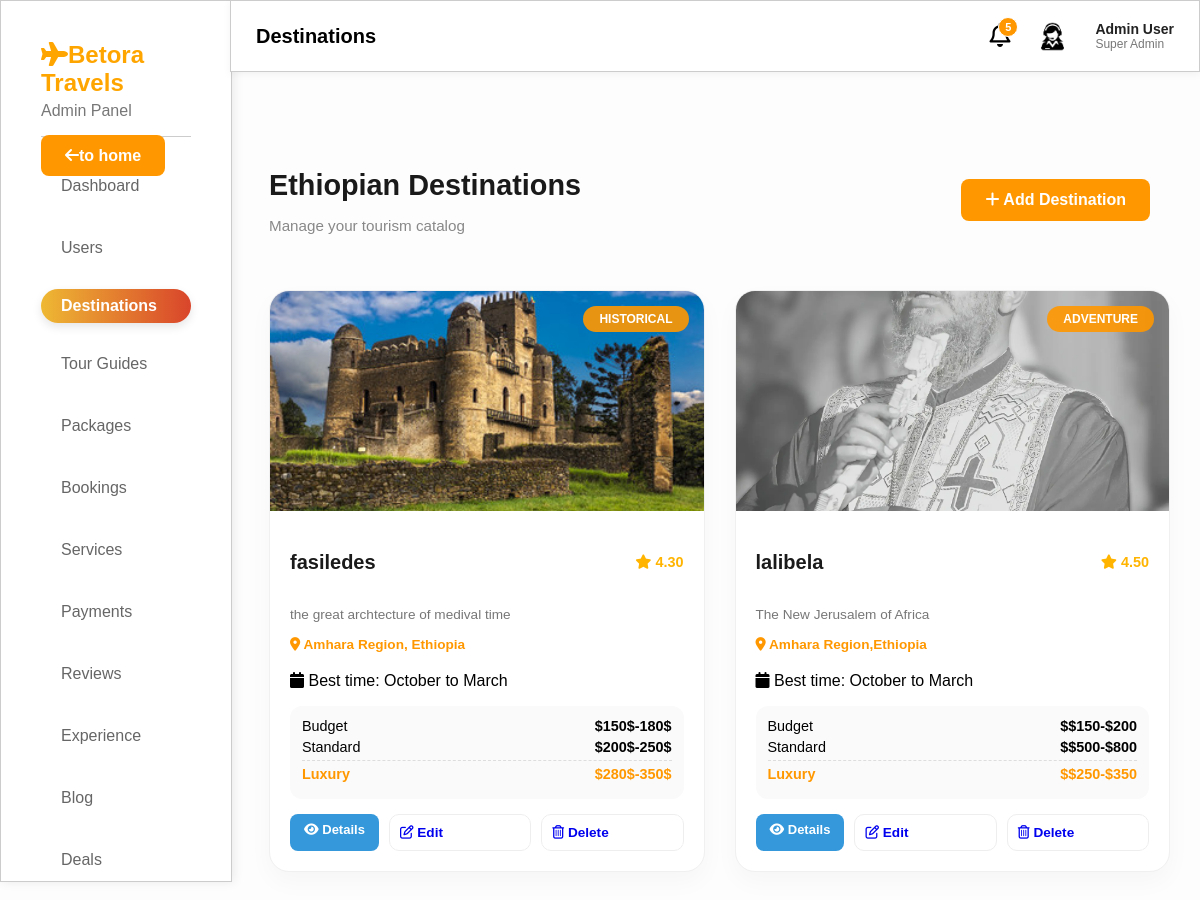
Screenshot of /admin/destinations.php with the database file from the repository.
### tables this page shows
CREATE TABLE `destinations` (
  `id` int(11) NOT NULL,
  `name` varchar(100) DEFAULT NULL,
  `tagline` varchar(255) DEFAULT NULL,
  `region` varchar(100) DEFAULT NULL,
  `type` enum('adventure','cultural','religious','historical','nature') DEFAULT NULL,
  `description` text DEFAULT NULL,
  `highlights` text DEFAULT NULL,
  `best_time` varchar(100) DEFAULT NULL,
  `dry_season` varchar(255) DEFAULT NULL,
  `rainy_season` varchar(255) DEFAULT NULL,
  `spring_weather` varchar(100) DEFAULT NULL,
  `summer_weather` varchar(100) DEFAULT NULL,
  `autumn_weather` varchar(100) DEFAULT NULL,
  `winter_weather` varchar(100) DEFAULT NULL,
  `average_cost` decimal(10,2) DEFAULT NULL,
  `budget_cost` varchar(50) DEFAULT NULL,
  `standard_cost` varchar(50) DEFAULT NULL,
  `luxury_cost` varchar(50) DEFAULT NULL,
  `accommodation` varchar(255) DEFAULT NULL,
  `rating` decimal(3,2) DEFAULT 0.00,
  `reviews` int(11) DEFAULT 0,
  `distance_info` varchar(255) DEFAULT NULL,
  `map_location` text DEFAULT NULL,
  `video_url` varchar(255) DEFAULT NULL,
  `image` varchar(255) DEFAULT NULL,
  `image2` varchar(255) DEFAULT NULL,
  `image3` varchar(255) DEFAULT NULL,
  `image4` varchar(255) DEFAULT NULL
);

### admin/destinations.php (the view, shortened to what this page needs)
<?php
$conn = new mysqli("localhost", "root", "", "travel_db");
$query = "SELECT * FROM destinations ORDER BY id DESC";
$result = $conn->query($query);
?>
<!DOCTYPE html>
<html lang="en">
<head>
    <link rel="stylesheet" href="https://cdnjs.cloudflare.com/ajax/libs/font-awesome/6.5.0/css/all.min.css">
    <link rel="stylesheet" href="modal.css">
    <?php include "layout.php"; ?>
</head>
<body>
<div class="dest-container">
    <div class="dest-header">
        <div>
            <h1>Ethiopian Destinations</h1>
            <p>Manage your tourism catalog</p>
        </div>
        <a href="add_destination.php" class="btn-primary">
            <i class="fa-solid fa-plus"></i> Add Destination
        </a>
    </div>
    <div class="dest-grid">
        <?php while($row = $result->fetch_assoc()): ?>
        <div class="dest-card">
            <div class="card-img-area">
                <img src="../uploads/<?php echo htmlspecialchars($row['image']); ?>" alt="">
                <span class="type-badge"><?php echo ucfirst($row['type']); ?></span>
            </div>
            <div class="card-body">
                <div class="title-row">
                    <h3><?php echo htmlspecialchars($row['name']); ?></h3>
                    <span class="rating-pill">
                        <i class="fa-solid fa-star"></i>
                        <?php echo $row['rating']; ?>
                    </span>
                </div>
                <p class="tagline-text"><?php echo htmlspecialchars($row['tagline']); ?></p>
                <p class="loc-text">
                    <i class="fa-solid fa-location-dot"></i>
                    <?php echo htmlspecialchars($row['region']); ?>
                </p>
                <p class="best-time">
                    <i class="fa-solid fa-calendar"></i>
                    Best time: <?php echo htmlspecialchars($row['best_time']); ?>
                </p>
                <div class="price-box">
                    <div class="price-item">
                        <span>Budget</span>
                        <strong>$<?php echo $row['budget_cost']; ?></strong>
                    </div>
                    <div class="price-item">
                        <span>Standard</span>
                        <strong>$<?php echo $row['standard_cost']; ?></strong>
                    </div>
                    <div class="price-item luxury">
                        <span>Luxury</span>
                        <strong>$<?php echo $row['luxury_cost']; ?></strong>
                    </div>
                </div>
                <div class="card-footer">
                    <a href="view_destination.php?id=<?php echo $row['id']; ?>" class="btn-view-small">
                        <i class="fa-solid fa-eye"></i> Details
                    </a>
                    <a href="edit_destination.php?id=<?php echo $row['id']; ?>" class="btn-edit-small">
                        <i class="fa-regular fa-pen-to-square"></i> Edit
                    </a>
                    <a href="delete_destination.php?id=<?php echo $row['id']; ?>"
                       class="btn-delete-small"
                       onclick="return confirm('Delete this destination?');">
                        <i class="fa-regular fa-trash-can"></i> Delete
                    </a>
                </div>
            </div>
        </div>
        <?php endwhile; ?>
    </div>
</div>
</body>
</html>

### admin/modal.css (style rules this page uses)
.dest-container { padding: 30px; background: #fdfdfd; }
.dest-header { display: flex; justify-content: space-between; align-items: center; margin-bottom: 40px; margin-top: 120px; margin-left: 239px; margin-right: 20px; }
.btn-primary { text-decoration: none; }
.dest-header h1 { font-size: 1.8rem; color: #1a1a1a; margin-bottom: 5px; }
.dest-header p { color: #888; font-size: 0.95rem; }
.dest-grid { margin-left: 239px; display: grid; grid-template-columns: repeat(auto-fill, minmax(320px, 1fr)); gap: 30px; }
.dest-card { background: #fff; border-radius: 20px; overflow: hidden; box-shadow: 0 10px 25px rgba(0,0,0,0.03); transition: transform 0.3s ease, box-shadow 0.3s ease; border: 1px solid #f0f0f0; }
.card-img-area { position: relative; height: 220px; }
.card-img-area img { width: 100%; height: 220px; object-fit: cover; object-fit: cover; border-radius: 12px 12px 0 0; display: block; }
.type-badge { position: absolute; top: 15px; right: 15px; background: rgba(255, 152, 0, 0.9); color: white; padding: 6px 16px; border-radius: 50px; font-size: 0.75rem; font-weight: 700; text-transform: uppercase; backdrop-filter: blur(4px); }
.card-body { padding: 20px; }
.title-row { display: flex; justify-content: space-between; align-items: center; margin-bottom: 8px; }
.title-row h3 { font-size: 1.25rem; color: #1a1a1a; }
.rating-pill { color: #ffb400; font-weight: 800; font-size: 0.9rem; }
.tagline-text { color: #777; font-size: 0.85rem; margin-bottom: 15px; }
.loc-text { color: #ff9800; font-size: 0.85rem; font-weight: 600; margin-bottom: 20px; }
.price-box { background: #fafafa; padding: 12px; border-radius: 12px; margin-bottom: 15px; }
.price-item { display: flex; justify-content: space-between; margin-bottom: 5px; font-size: 0.9rem; }
.price-item.luxury { color: #ff9800; font-weight: 700; margin-top: 5px; border-top: 1px dashed #ddd; padding-top: 5px; }
.btn-view-small { background:#3498db; color:white; padding:8px 14px; border-radius:8px; text-decoration:none; font-size:13px; font-weight:600; transition:0.3s; }
.card-footer { display: flex; gap: 10px; margin-top: 15px; }
.btn-edit-small, .btn-delete-small { text-decoration: none; flex: 1; padding: 10px; border-radius: 10px; border: 1px solid #eee; background: #fff; cursor: pointer; font-weight: 600; font-size: 0.85rem; transition: all 0.2s; }
.btn-primary { background: #ff9800; color: #fff; border: none; padding: 12px 24px; border-radius: 8px; font-weight: 600; cursor: pointer; transition: 0.3s; }

### admin/style.css (style rules this page uses)
body { margin:0; font-family:Arial; background:#f5f5f5; }
img { width: 60px; height: 60px; border-radius: 50%; }
h1 { font-size: 20px; }

### rows the page displays
destinations: image (picture), type "HISTORICAL", name "fasiledes", rating "4.30", tagline "the great archtecture of medival time", region "Amhara Region, Ethiopia", best_time "October to March", budget_cost "150$-180$", standard_cost "200$-250$", luxury_cost "280$-350$"
destinations: image (picture), type "ADVENTURE", name "lalibela", rating "4.50", tagline "The New Jerusalem of Africa", region "Amhara Region,Ethiopia", best_time "October to March", budget_cost "$150-$200", standard_cost "$500-$800", luxury_cost "$250-$350"

### other values shown
$pageTitle "Destinations"
